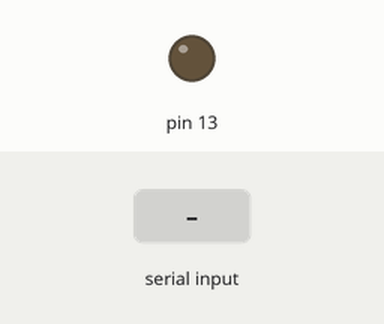
A sketch run on a simulated Arduino Uno, built with avr-gcc and run on an emulated ATmega328P. On the bench: output pins drawn as LEDs (lit = HIGH). The test bench sets the inputs (shaded band).

Above: at 1.2 s.
1.3 s: "1" received over Serial
At 2.5 s:
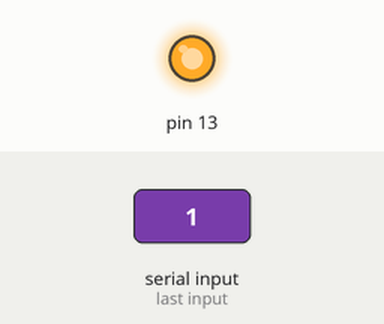
2.8 s: "0" received over Serial
At 3.9 s:
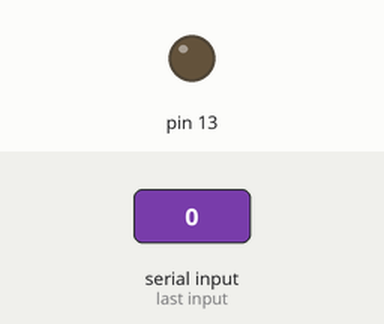
Timing chart, 0 to 5.8 s (numbered marks = the images above; inputs shaded):
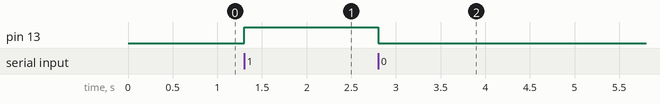

The sketch:

071-1-arduino.ino
```cpp
/*
Riceve dati da processing
*/
void setup() {
  Serial.begin(9600);
  pinMode(13, OUTPUT);
}

void loop() {
  if (Serial.available()) { // If data is available to read,
     int val = Serial.read(); // read it and store it in val
     if (val == '1') {
       digitalWrite(13, HIGH); // turn the LED on
     } else {
       digitalWrite(13, LOW); // otherwise turn it off
     }
  }
}
```

Measured:
- after the input at 1.3 s, pin 13: LOW → HIGH at once
- after the input at 2.8 s, pin 13: HIGH → LOW at once
